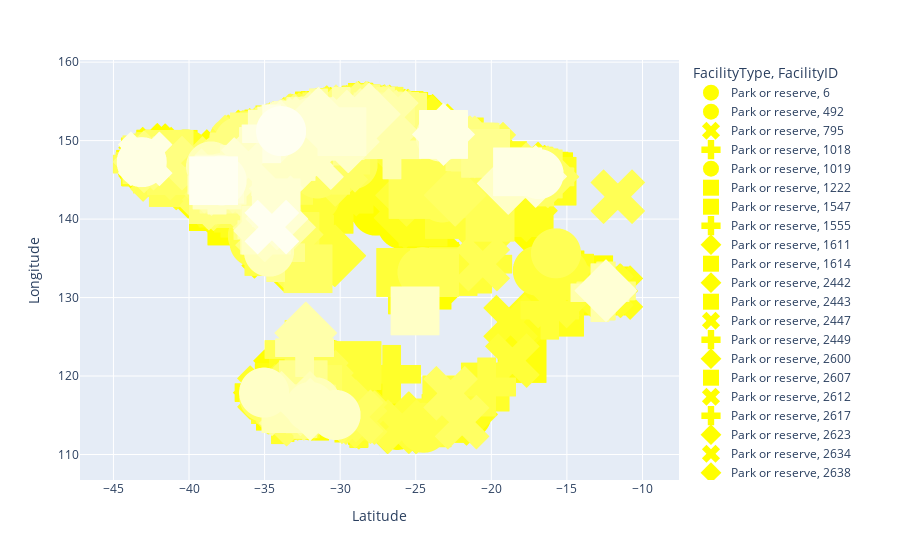

Notebook cell for this chart:
### Code cell
#contains 19 equally spaced points between 00 and ff such that ffff## goes from nearly pure yellow to white.
reallybadcolorsequence = ['#ffff00', '#ffff0e', '#ffff1c', '#ffff2a', '#ffff39', '#ffff47', '#ffff55', '#ffff63', '#ffff71', '#ffff80', '#ffff8e', '#ffff9c',
                          '#ffffaa', '#ffffb8', '#ffffc6', '#ffffd4', '#ffffe3', '#fffff1', '#ffffff'] 
fig = px.scatter(toilets, x='Latitude', y='Longitude', color='FacilityType', color_discrete_sequence=reallybadcolorsequence, 
                    hover_name = 'Name', hover_data = 'AddressNote', opacity=1, symbol='FacilityID')#,animation_frame='Name',)
fig.update_layout(dragmode=False)
fig.update_traces(marker={'size': 50})
#fig.layout.updatemenus[0].buttons[0].args[1]['frame']['duration'] = 5
#fig.layout.updatemenus[0].buttons[0].args[1]['transition']['duration'] = 1
#fig["layout"].pop("updatemenus")
fig.show(config={ 'modeBarButtonsToRemove': ['zoom', 'pan'] })
fig.write_html("badfig.html")
